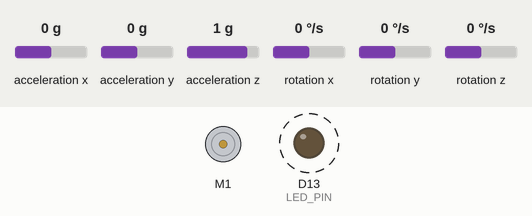
A sketch run on a simulated Adafruit Circuit Playground Express. On the bench: DC motor (green arrow = forward, orange = backward, longer = faster), output pins drawn as LEDs (lit = HIGH). Wiring (inferred from the names in the program): MPU-6050 motion sensor at I2C address 0x68. Dashed ring = blinking. The test bench sets the inputs (shaded band); at power-on: rotation y 0 °/s, acceleration x 0 g, acceleration y 0 g, acceleration z 1 g, rotation x 0 °/s, rotation z 0 °/s. What the sketch prints to the serial monitor is not drawn.

Above: at 1.26 s.
1.3 s: rotation y set to 192 °/s
Timing chart, 0 to 10.3 s (numbered marks = the images above; inputs shaded):
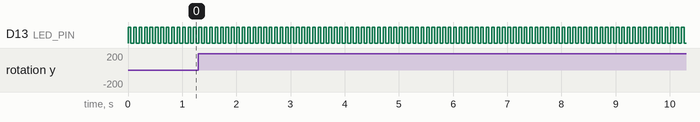

The sketch:

integrationcode.ino
```cpp
#include <Wire.h>

#include <Adafruit_MotorShield.h>

#include <Adafruit_CircuitPlayground.h>
#include <Adafruit_Circuit_Playground.h>

#include <Wire.h>                                 // I2C Communication with MPU
#include <Adafruit_MotorShield.h>                 // Motorshield library
#include "utility/Adafruit_MS_PWMServoDriver.h"   // Lets motor shield talk to motor
#include "I2Cdev.h"
#include "MPU6050.h"


#define LED_PIN 13
bool blinkState = false;

// Create the motor shield object with the default I2C address
const int SHIELD_addr = 0x61;
Adafruit_MotorShield AFMS = Adafruit_MotorShield(0x61);
Adafruit_DCMotor *myMotor = AFMS.getMotor(1);


//MPU constants/variables
MPU6050 accelgyro;
const int MPU_addr = 0x68; // I2C address of the MPU-6050
int16_t ax, ay, az;
int16_t gx, gy, gz;

// accelerometer values
int accel_reading;
int accel_corrected;
int accel_offset = 200;
float accel_angle;
float accel_scale = 1; // set to 0.01
float x;

// gyro values
int gyro_offset = 151; // 151
int gyro_corrected;
int gyro_reading;
float gyro_rate;
float gyro_scale = 0.02; // 0.02 by default - tweak as required
float gyro_angle;
float loop_time = 0.05; // 50ms loop
float angle = 0.00; // value to hold final calculated gyro angle

// time stamp variables
int last_update;
int cycle_time;
long last_cycle = 0;


void setup() { // ----------S----------S----------S----------S----------S----------S----------S
  // join I2C bus (I2Cdev library doesn't do this automatically)
  Wire.begin();

  // initialize serial communication
  Serial.begin(9600);

  // initialize device
  Serial.println("Initializing I2C devices...");
  accelgyro.initialize();

  // verify connection
  Serial.println("Testing device connections...");
  Serial.println(accelgyro.testConnection() ? "MPU6050 connection successful" : "MPU6050 connection failed");

  // configure Arduino LED for
  pinMode(LED_PIN, OUTPUT);
  Wire.begin();//opens communication

  Wire.beginTransmission(MPU_addr);//sets variables with the given address
  Wire.write(0x6B);  // PWR_MGMT_1 register or (data, length)
  Wire.write(0);     // set to zero (wakes up the MPU-6050)
  Wire.endTransmission(true);//does the actual transmitting

  Serial.begin(9600);//sets serial monitor
  Serial.begin(9600);           // set up Serial library at 9600 bps
  Serial.println("Adafruit Motorshield v2 - DC Motor test!");

  AFMS.begin();  // create with the default frequency 1.6KHz
  //AFMS.begin(1000);  // OR with a different frequency, say 1KHz

  // Set the speed to start, from 0 (off) to 255 (max speed)
  myMotor->setSpeed(150);
  myMotor->run(FORWARD);
  // turn on motor
  myMotor->run(RELEASE);
}


void loop() { // ----------L----------L----------L----------L----------L----------L----------L----------L
  //SENSE
  // read raw accel/gyro measurements from device
  accelgyro.getMotion6(&ax, &ay, &az, &gx, &gy, &gz);

  // accelerometer_X_Axis angle calc
  accel_reading = ax;
  accel_corrected = accel_reading - accel_offset;
  accel_corrected = map(accel_corrected, -16800, 16800, -90, 90);
  accel_corrected = constrain(accel_corrected, -90, 90);
  accel_angle = (float)(accel_corrected * accel_scale);
  Serial.print(accel_angle);
  Serial.print("\t");

  // gyro_Y_Axis angle calc
  gyro_reading = gy;
  gyro_corrected = (float)((gyro_reading / 131) - gyro_offset); // 131 is sensivity of gyro from data sheet
  gyro_rate = (gyro_corrected * gyro_scale) * -loop_time;      // loop_time = 0.05 ie 50ms
  gyro_angle = angle + gyro_rate;

  Serial.print(gyro_angle);

  Serial.println(" ");

  // blink LED to indicate activity
  blinkState = !blinkState;
  digitalWrite(LED_PIN, blinkState);

  //timestamp
  time_stamp();
  translate();
}

// ----------F----------F----------F----------F----------F----------F----------F----------F

void time_stamp() {
  while ((millis() - last_cycle) < 50) {
    delay(1);
  }
  // once loop cycle reaches 50ms, reset timer value and continue
  cycle_time = millis() - last_cycle;
  last_cycle = millis();
}
//THINK

//ACT
void translate() {
  x = gyro_angle;
  Serial.println(gyro_angle);
  if (x > 0)
    {myMotor->setSpeed(x);
    Serial.println("vle");}
  if (x < 0)
    { myMotor->setSpeed(-x);
    Serial.println("gwe");

}}
```

Measured:
- by itself, D13 (LED_PIN): alternates HIGH for 0.05 s and LOW for 0.05 s
